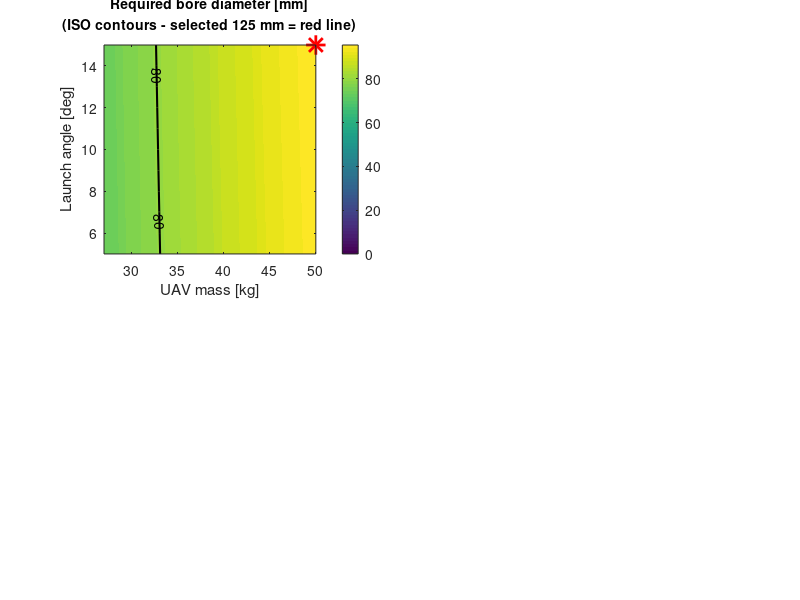

This figure's MATLAB source: (Note: this script raises an error after producing the figure.)
%% ==========================================================================
%  ROCKET GLIDER UAV - PNEUMATIC LAUNCHER SIZING
%  2D parametric sweep: launch angle (5-15 deg) x UAV mass (empty -> MTOW)
%
%  Specs: 7 ft span, 4.67 ft^2 wing area, 7.5 ft length, 110 lb MTOW,
%  40 lb payload, 90 KTAS cruise, rocket-glider launch off a pneumatic
%  rail, 15 g max accel, accumulator sized for 3 launches before recharge.
%
%  Sections:
%   1  Unit conversions + spec inputs
%   2  Launch speed (stall speed method)
%   3  Design assumptions (A1-A10)
%   4  Standard catalogue sizes (ISO 6431, EN 286-1)
%   5  Rail length sizing
%   6  2D parametric sweep (angle x mass)
%   7  Worst-case extraction
%   8  Snap to standard sizes
%   9  Bore escalation + envelope coverage check
%   10 Cylinder & piston dimensions
%   11 Accumulator sizing
%   12 Rod buckling check (Euler)
%   13 Mechanical advantage bracket (MA=1 vs MA=2)
%   14 Pressure range summary
%   15 Market comparison
%   16 Contour plots
%   17 Bill of materials
% ==========================================================================

clear; clc; close all;

%% 1. UNIT CONVERSIONS AND SPEC INPUTS

ft_to_m   = 0.3048;
lb_to_kg  = 0.453592;
kts_to_ms = 0.514444;
ft2_to_m2 = 0.092903;

wing_span_m   = 7    * ft_to_m;
wing_area_m2  = 4.67 * ft2_to_m2;
length_m      = 7.5  * ft_to_m;
MTOW_kg       = 110  * lb_to_kg;
payload_kg    = 40   * lb_to_kg;
cruise_ktas   = 90;
cruise_ms     = cruise_ktas * kts_to_ms;
endurance_min = 1.6;
a_max_g       = 15;      % max launch acceleration [g]
n_launches    = 3;       % launches before recharge

g_grav    = 9.81;    % [m/s^2]
E_steel   = 200e9;   % [Pa] steel Young's modulus
rho_air   = 1.225;   % [kg/m^3] sea-level ISA
R_gas     = 287.05;  % [J/(kg K)]

fprintf('=================================================================\n');
fprintf(' ROCKET GLIDER UAV - PNEUMATIC LAUNCHER SIZING ANALYSIS\n');
fprintf('=================================================================\n\n');
fprintf('INPUT SPECIFICATIONS\n');
fprintf('  Wing span          : 7 ft    = %.3f m\n', wing_span_m);
fprintf('  Wing area          : 4.67 ft^2 = %.3f m^2\n', wing_area_m2);
fprintf('  Length             : 7.5 ft   = %.3f m\n', length_m);
fprintf('  MTOW               : 110 lb   = %.2f kg\n', MTOW_kg);
fprintf('  Payload            : 40 lb    = %.2f kg\n', payload_kg);
fprintf('  Cruise speed       : 90 KTAS  = %.1f m/s\n', cruise_ms);
fprintf('  Endurance          : %.1f min\n', endurance_min);
fprintf('  Launch method      : Solid propellant rocket + pneumatic rail\n');
fprintf('  Max acceleration   : %d g\n', a_max_g);
fprintf('  Launches/recharge  : %d\n\n', n_launches);

%% 2. LAUNCH SPEED ESTIMATION
%  V_stall = sqrt(2W / (rho*S*CLmax)); launch speed = 1.3 x V_stall (FAR-23 margin)

CL_max   = 1.4;
W_N      = MTOW_kg * g_grav;
V_stall  = sqrt(2 * W_N / (rho_air * wing_area_m2 * CL_max));
V_launch = 1.3 * V_stall;

fprintf('=================================================================\n');
fprintf(' SECTION 2 - LAUNCH SPEED\n');
fprintf('=================================================================\n');
fprintf('  CL_max assumed     : %.1f\n', CL_max);
fprintf('  Stall speed (MTOW) : %.2f m/s  (%.1f kt)\n', V_stall, V_stall/kts_to_ms);
fprintf('  Launch speed (1.3x Vs): %.2f m/s  (%.1f kt)\n\n', V_launch, V_launch/kts_to_ms);

%% 3. DESIGN ASSUMPTIONS
%  A1  Carriage mass 6 kg           - slim Al sled sized for this airframe
%  A2  Friction mu = 0.05           - PTFE pads on hardened steel rail
%  A3  Transmission efficiency 0.85 - seal/cable/hose losses
%  A4  Mechanical advantage 2:1     - halves piston stroke, doubles force
%  A5  Effective stroke = 70% rail  - remainder reserved for hold-down/end-stop
%  A6  Force FoS = 1.5              - ISO 4414
%  A7  Pressure FoS = 1.25          - max working = rated/FoS
%  A8  30% pressure drop over stroke
%  A9  Cold correction at -20 C vs 25 C reference (ideal gas law)
%  A10 Max system pressure = 10 bar

m_carriage       = 6.0;
mu               = 0.05;
eta              = 0.85;
MA               = 2;
stroke_frac      = 0.70;
FoS_force        = 1.5;
FoS_pressure     = 1.25;
P_drop_factor    = 0.70;
T_op_min_K       = -20 + 273.15;
T_ref_K          = 25  + 273.15;
T_vol_correction = T_op_min_K / T_ref_K;
P_max_rated      = 10e5;   % [Pa]
P_min_op         = 1.5e5;  % [Pa]

fprintf('=================================================================\n');
fprintf(' SECTION 3 - ASSUMPTIONS\n');
fprintf('=================================================================\n');
fprintf('  A1  Carriage mass         : %.0f kg\n',   m_carriage);
fprintf('  A2  Friction coeff mu     : %.2f\n',       mu);
fprintf('  A3  Trans. efficiency eta : %.2f\n',       eta);
fprintf('  A4  Mech. advantage MA    : %d:1\n',       MA);
fprintf('  A5  Effective stroke frac : %.0f%%\n',     stroke_frac*100);
fprintf('  A6  Force FoS             : %.1f\n',       FoS_force);
fprintf('  A7  Pressure FoS          : %.2f\n',       FoS_pressure);
fprintf('  A8  Pressure drop factor  : %.0f%% drop\n', (1-P_drop_factor)*100);
fprintf('  A9  Temp correction       : %.4f  (T=%d C / T=%d C)\n', ...
        T_vol_correction, round(T_op_min_K-273.15), round(T_ref_K-273.15));
fprintf('  A10 Max rated pressure    : %.0f bar\n\n', P_max_rated/1e5);

%% 4. STANDARD CATALOGUE SIZES

ISO_bores_mm   = [32, 40, 50, 63, 80, 100, 125, 160, 200, 250, 320];
ISO_rods_mm    = [12, 16, 20, 25, 32,  36,  50,  63,  80, 100, 125];
ISO_strokes_mm = [100, 125, 160, 200, 250, 320, 400, 500, 630, ...
                  800, 1000, 1250, 1600, 2000];
STD_rail_m     = [2.0, 2.5, 3.0, 3.5, 4.0, 4.5, 5.0, 6.0, ...
                  7.0, 8.0, 9.0, 10.0, 11.0, 12.0];
STD_accum_L    = [1, 2, 4, 6, 8, 10, 12, 16, 20, 25, 30, 40, 50, ...
                  60, 80, 100, 150, 200, 250, 300, 400, 500, ...
                  600, 800, 1000];

fprintf('=================================================================\n');
fprintf(' SECTION 4 - STANDARD CATALOGUE SIZES\n');
fprintf('=================================================================\n');
fprintf('  ISO 6431 bores  [mm]: '); fprintf('%d ', ISO_bores_mm);   fprintf('\n');
fprintf('  ISO 6431 rods   [mm]: '); fprintf('%d ', ISO_rods_mm);    fprintf('\n');
fprintf('  ISO 6431 strokes[mm]: '); fprintf('%d ', ISO_strokes_mm); fprintf('\n');
fprintf('  Rail lengths    [m] : '); fprintf('%.1f ', STD_rail_m);   fprintf('\n');
fprintf('  Accum. sizes    [L] : '); fprintf('%d ', STD_accum_L);    fprintf('\n\n');

%% 5. RAIL LENGTH SIZING
%  v^2 = 2*a*s -> s_min = V_launch^2 / (2*a_max); rail = s_min / stroke_frac,
%  snapped up to nearest standard rail length.

a_max_SI   = a_max_g * g_grav;
L_eff_min  = V_launch^2 / (2 * a_max_SI);
L_rail_min = L_eff_min / stroke_frac;

idx_rail = find(STD_rail_m >= L_rail_min, 1, 'first');
if isempty(idx_rail)
    idx_rail = length(STD_rail_m);
    warning('Rail length exceeds catalogue maximum - using %.1f m', STD_rail_m(end));
end
L_total_rail = STD_rail_m(idx_rail);
L_eff        = stroke_frac * L_total_rail;

a_actual_SI  = V_launch^2 / (2 * L_eff);
a_actual_g   = a_actual_SI / g_grav;

L_piston    = L_eff / MA;
L_piston_mm = L_piston * 1000;

fprintf('=================================================================\n');
fprintf(' SECTION 5 - RAIL LENGTH SIZING\n');
fprintf('=================================================================\n');
fprintf('  Min effective stroke    : %.3f m  (at exactly %d g)\n', L_eff_min, a_max_g);
fprintf('  Min total rail needed   : %.3f m\n', L_rail_min);
fprintf('  -> Selected rail length : %.1f m  (standard)\n', L_total_rail);
fprintf('  Effective accel stroke  : %.3f m\n', L_eff);
if a_actual_g <= a_max_g
    fprintf('  Actual peak accel       : %.2f g  (<= %d g limit CHECK)\n\n', a_actual_g, a_max_g);
else
    fprintf('  WARNING: accel = %.2f g  > %d g LIMIT X\n\n', a_actual_g, a_max_g);
end
fprintf('  Raw piston stroke (L_eff/MA): %.1f mm\n\n', L_piston_mm);

%% 6. 2D PARAMETRIC SWEEP (launch angle x UAV mass)
%  Empty weight ~= MTOW - payload - 10% MTOW propellant, floored at 20 kg.
%  For each (angle, mass): piston force, raw bore, kinetic energy,
%  accumulator volume.

m_empty_est = MTOW_kg - payload_kg - 0.10 * MTOW_kg;
m_empty_est = max(m_empty_est, 20.0);
m_min_sweep = round(m_empty_est);
m_max_sweep = round(MTOW_kg);

theta_vec = 5 : 1 : 15;
mass_vec  = m_min_sweep : 1 : m_max_sweep;
n_theta   = length(theta_vec);
n_mass    = length(mass_vec);

bore_matrix     = zeros(n_theta, n_mass);
F_piston_matrix = zeros(n_theta, n_mass);
KE_matrix       = zeros(n_theta, n_mass);
V_acc_matrix    = zeros(n_theta, n_mass);
accel_g_matrix  = zeros(n_theta, n_mass);

thermo_eff = 0.90;                    % expansion (thermodynamic) efficiency
ln_ratio   = log(1 / P_drop_factor);  % isothermal expansion term

fprintf('=================================================================\n');
fprintf(' SECTION 6 - 2D PARAMETRIC SWEEP\n');
fprintf('=================================================================\n');
fprintf('  Angle sweep  : %d to %d deg  (%d values)\n', ...
        theta_vec(1), theta_vec(end), n_theta);
fprintf('  Mass sweep   : %d kg to %d kg  (%d values)\n', ...
        mass_vec(1), mass_vec(end), n_mass);
fprintf('  Combinations : %d\n\n', n_theta * n_mass);

for i = 1 : n_theta
    theta_rad = deg2rad(theta_vec(i));

    for j = 1 : n_mass
        m_uav   = mass_vec(j);
        m_total = m_uav + m_carriage;

        % Required acceleration to reach V_launch over the effective stroke
        a_req = V_launch^2 / (2 * L_eff);
        accel_g_matrix(i,j) = a_req / g_grav;

        % Force balance: inertia + gravity component + friction
        F_inertia  = m_total * a_req;
        F_gravity  = m_total * g_grav * sin(theta_rad);
        F_friction = mu * m_total * g_grav * cos(theta_rad);
        F_total    = F_inertia + F_gravity + F_friction;

        % Structural FoS, then back out piston force through MA and eta
        F_design   = F_total * FoS_force;
        F_piston   = F_design / (MA * eta);
        F_piston_matrix(i,j) = F_piston;

        % Kinetic energy imparted (angle-independent)
        KE = 0.5 * m_total * V_launch^2;
        KE_matrix(i,j) = KE;

        % Raw bore from F = P*A
        A_min = F_piston / P_max_rated;
        D_raw = sqrt(4 * A_min / pi) * 1000;
        bore_matrix(i,j) = D_raw;

        % Accumulator volume: isothermal expansion, cold-corrected
        E_needed = KE / (eta * thermo_eff);
        V_raw    = E_needed / (P_max_rated * ln_ratio);
        V_raw_L  = V_raw * 1000;
        V_cold   = V_raw_L / T_vol_correction;
        V_acc_matrix(i,j) = V_cold;
    end
end

fprintf('  Sweep complete.\n\n');

%% 7. WORST-CASE EXTRACTION

[WC_bore_raw, idx_bore_flat] = max(bore_matrix(:));
[WC_bore_i, WC_bore_j]       = ind2sub(size(bore_matrix), idx_bore_flat);
WC_bore_angle = theta_vec(WC_bore_i);
WC_bore_mass  = mass_vec(WC_bore_j);

[WC_vacc, idx_vacc_flat] = max(V_acc_matrix(:));
[WC_vacc_i, WC_vacc_j]   = ind2sub(size(V_acc_matrix), idx_vacc_flat);
WC_vacc_angle = theta_vec(WC_vacc_i);
WC_vacc_mass  = mass_vec(WC_vacc_j);

[WC_Fpiston, idx_F_flat] = max(F_piston_matrix(:));
[WC_F_i, WC_F_j]         = ind2sub(size(F_piston_matrix), idx_F_flat);
WC_F_angle = theta_vec(WC_F_i);
WC_F_mass  = mass_vec(WC_F_j);

WC_KE = max(KE_matrix(:));

fprintf('=================================================================\n');
fprintf(' SECTION 7 - WORST-CASE VALUES ACROSS FULL ENVELOPE\n');
fprintf('=================================================================\n');
fprintf('  Worst bore demand   : %.2f mm   at angle=%.0f deg, mass=%.0f kg\n', ...
        WC_bore_raw, WC_bore_angle, WC_bore_mass);
fprintf('  Worst piston force  : %.0f N     at angle=%.0f deg, mass=%.0f kg\n', ...
        WC_Fpiston, WC_F_angle, WC_F_mass);
fprintf('  Worst accum vol (1x): %.2f L    at angle=%.0f deg, mass=%.0f kg\n', ...
        WC_vacc, WC_vacc_angle, WC_vacc_mass);
fprintf('  Worst KE            : %.0f J\n\n', WC_KE);

%% 8. SNAP TO STANDARD SIZES

idx_bore_std = find(ISO_bores_mm >= WC_bore_raw, 1, 'first');
if isempty(idx_bore_std), idx_bore_std = length(ISO_bores_mm); end
std_bore_mm  = ISO_bores_mm(idx_bore_std);
std_rod_mm   = ISO_rods_mm(idx_bore_std);

stroke_is_custom = (L_piston_mm > ISO_strokes_mm(end));
if stroke_is_custom
    std_stroke_mm = ceil(L_piston_mm / 100) * 100;   % round to nearest 100 mm
    stroke_note   = '(CUSTOM - above ISO catalogue max 2000 mm; special order required)';
else
    idx_stroke = find(ISO_strokes_mm >= L_piston_mm, 1, 'first');
    std_stroke_mm = ISO_strokes_mm(idx_stroke);
    stroke_note   = '(ISO 6431 catalogue size)';
end

idx_vacc1 = find(STD_accum_L >= WC_vacc, 1, 'first');
if isempty(idx_vacc1), idx_vacc1 = length(STD_accum_L); end
std_vessel_single_L = STD_accum_L(idx_vacc1);

V_acc_total_raw = WC_vacc * n_launches;
idx_vacc3 = find(STD_accum_L >= V_acc_total_raw, 1, 'first');
if isempty(idx_vacc3), idx_vacc3 = length(STD_accum_L); end
std_vessel_total_L = STD_accum_L(idx_vacc3);

fprintf('=================================================================\n');
fprintf(' SECTION 8 - SNAPPED TO STANDARD SIZES (initial)\n');
fprintf('=================================================================\n');
fprintf('  Raw bore   %.2f mm  -> ISO std bore  : %d mm\n',   WC_bore_raw, std_bore_mm);
fprintf('  Raw stroke %.1f mm  -> Std stroke    : %d mm  %s\n', L_piston_mm, std_stroke_mm, stroke_note);
fprintf('  Raw vol    %.2f L   -> Single vessel : %d L\n',   WC_vacc, std_vessel_single_L);
fprintf('  Raw x%d    %.2f L   -> 3-launch vessel: %d L\n\n', n_launches, V_acc_total_raw, std_vessel_total_L);

%% 9. BORE ESCALATION + ENVELOPE COVERAGE CHECK
%  Confirm the snapped bore covers every grid point at <= rated/FoS pressure;
%  escalate bore size if not.

P_work_max = P_max_rated / FoS_pressure;

for i_esc = idx_bore_std : length(ISO_bores_mm)
    std_bore_mm   = ISO_bores_mm(i_esc);
    std_rod_mm    = ISO_rods_mm(i_esc);
    A_std_bore    = pi/4 * (std_bore_mm/1000)^2;
    P_work_actual = WC_Fpiston / A_std_bore;
    F_available   = P_work_max * A_std_bore;
    coverage_matrix = (F_piston_matrix <= F_available);
    all_covered     = all(coverage_matrix(:));
    if all_covered
        break
    end
end

n_uncovered = sum(~coverage_matrix(:));

fprintf('=================================================================\n');
fprintf(' SECTION 9 - ENVELOPE COVERAGE CHECK\n');
fprintf('=================================================================\n');
fprintf('  Selected bore area  : %.6f m^2  (D = %d mm)\n', A_std_bore, std_bore_mm);
fprintf('  Working pressure    : %.2f bar  (at std bore)\n', P_work_actual/1e5);
fprintf('  Max allowable work P: %.2f bar  (%d bar / FoS %.2f)\n', ...
        P_work_max/1e5, round(P_max_rated/1e5), FoS_pressure);
fprintf('  Max force available : %.0f N\n', F_available);
fprintf('  Max force required  : %.0f N\n', WC_Fpiston);
if all_covered
    fprintf('  Coverage status     : ALL %d grid points COVERED CHECK\n\n', n_theta*n_mass);
else
    fprintf('  Coverage status     : %d points NOT COVERED X\n\n', n_uncovered);
end

%% 10. CYLINDER AND PISTON PHYSICAL DIMENSIONS
%  Wall thickness from thin-wall pressure vessel formula, t = P*D/(2*S_allow),
%  S_allow = sigma_yield/3 (ASME) with mild steel sigma_yield = 250 MPa.

S_allow      = 250e6 / 3.0;
cyl_wall_mm  = (P_max_rated * std_bore_mm/1000) / (2 * S_allow) * 1000;
cyl_OD_mm    = std_bore_mm + 2 * cyl_wall_mm;

cyl_gland_mm   = 1.5 * std_bore_mm;
cyl_endcap_mm  = 1.0 * std_bore_mm;
cyl_total_mm   = std_stroke_mm + cyl_gland_mm + cyl_endcap_mm;

piston_OD_mm    = std_bore_mm - 0.05;   % 0.05 mm clearance
piston_thick_mm = 0.4 * std_bore_mm;    % rule of thumb

fprintf('=================================================================\n');
fprintf(' SECTION 10 - CYLINDER & PISTON DIMENSIONS\n');
fprintf('=================================================================\n');
fprintf('  CYLINDER (ISO 6431)\n');
fprintf('  %-30s %d mm\n',   'Bore (ID):',         std_bore_mm);
fprintf('  %-30s %.1f mm\n', 'Wall thickness:',     cyl_wall_mm);
fprintf('  %-30s %.1f mm\n', 'Outer diameter (OD):', cyl_OD_mm);
fprintf('  %-30s %.0f mm\n', 'Total body length:',  cyl_total_mm);
fprintf('     Stroke             : %d mm\n',         std_stroke_mm);
fprintf('     Gland / rod seal   : %.0f mm\n',       cyl_gland_mm);
fprintf('     End cap allowance  : %.0f mm\n\n',     cyl_endcap_mm);
fprintf('  PISTON\n');
fprintf('  %-30s %.2f mm\n', 'Piston OD:',          piston_OD_mm);
fprintf('  %-30s %.1f mm\n', 'Piston thickness:',   piston_thick_mm);
fprintf('  %-30s %d mm\n',   'Rod diameter:',        std_rod_mm);
fprintf('  %-30s %d mm\n\n', 'Rod length (= stroke):', std_stroke_mm);

%% 11. ACCUMULATOR SIZING (3 launches before recharge)
%  Cylindrical vessel, L/D = 3: V = (3*pi/4)*D^3 -> D = (4V/(3*pi))^(1/3)

AR_vessel       = 3.0;
V_total_m3      = std_vessel_total_L / 1000;
D_vessel_m      = (4 * V_total_m3 / (pi * AR_vessel))^(1/3);
D_vessel_mm     = D_vessel_m * 1000;
L_vessel_mm     = AR_vessel * D_vessel_mm;
vessel_wall_mm  = (P_max_rated * D_vessel_m) / (2 * S_allow) * 1000;
vessel_OD_mm    = D_vessel_mm + 2 * vessel_wall_mm;

fprintf('=================================================================\n');
fprintf(' SECTION 11 - ACCUMULATOR SIZING (%d launches)\n', n_launches);
fprintf('=================================================================\n');
fprintf('  Volume per launch (raw)    : %.2f L\n',  WC_vacc);
fprintf('  Std vessel (1 launch)      : %d L\n',    std_vessel_single_L);
fprintf('  Volume for %d launches (raw): %.2f L\n', n_launches, V_acc_total_raw);
fprintf('  --> Std vessel selected    : %d L\n\n',  std_vessel_total_L);
fprintf('  ACCUMULATOR GEOMETRY (cylindrical, L/D = %.0f)\n', AR_vessel);
fprintf('  %-30s %.1f mm\n', 'Internal diameter:',  D_vessel_mm);
fprintf('  %-30s %.1f mm\n', 'Internal length:',    L_vessel_mm);
fprintf('  %-30s %.1f mm\n', 'Wall thickness:',     vessel_wall_mm);
fprintf('  %-30s %.1f mm\n\n', 'Outer diameter (OD):', vessel_OD_mm);

%% 12. ROD BUCKLING CHECK (Euler pin-pin column)
%  F_cr = pi^2 * E * I / L^2, target FoS_buckling > 4.0

d_rod_m  = std_rod_mm / 1000;
I_rod    = pi * d_rod_m^4 / 64;
L_rod    = std_stroke_mm / 1000;
F_cr     = (pi^2 * E_steel * I_rod) / L_rod^2;
FoS_buck = F_cr / WC_Fpiston;

fprintf('=================================================================\n');
fprintf(' SECTION 12 - ROD BUCKLING CHECK\n');
fprintf('=================================================================\n');
fprintf('  Rod diameter           : %d mm\n',   std_rod_mm);
fprintf('  Rod length (= stroke)  : %d mm\n',   std_stroke_mm);
fprintf('  Second moment I        : %.4e m^4\n', I_rod);
fprintf('  Euler critical load    : %.0f N\n',  F_cr);
fprintf('  Working piston force   : %.0f N\n',  WC_Fpiston);
fprintf('  Buckling FoS           : %.1f  ',    FoS_buck);
if FoS_buck > 4.0
    fprintf('CHECK (target > 4.0)\n\n');
else
    fprintf('X WARNING: below 4.0 - consider larger rod or shorter stroke\n\n');
end

%% 13. MECHANICAL ADVANTAGE BRACKET (MA=1 vs MA=2)

fprintf('=================================================================\n');
fprintf(' SECTION 13 - MECHANICAL ADVANTAGE BRACKET\n');
fprintf('=================================================================\n');
fprintf('%-6s %-16s %-14s %-14s %-22s\n', ...
        'MA', 'Piston F [N]', 'Raw bore [mm]', 'Std bore [mm]', 'Stroke');
fprintf('%s\n', repmat('-', 1, 74));

WC_F_total = WC_Fpiston * MA * eta;   % total carriage force, back-calculated

for MA_test = [1, 2]
    F_pis_test  = WC_F_total / (MA_test * eta);
    A_test      = F_pis_test / P_max_rated;
    D_test_mm   = sqrt(4 * A_test / pi) * 1000;

    idx_tb = find(ISO_bores_mm >= D_test_mm, 1, 'first');
    if isempty(idx_tb), idx_tb = length(ISO_bores_mm); end
    std_bore_MA = ISO_bores_mm(idx_tb);

    stroke_test_mm = (L_eff / MA_test) * 1000;
    if stroke_test_mm > ISO_strokes_mm(end)
        stroke_str = sprintf('%.0f mm (CUSTOM, > ISO max 2000)', stroke_test_mm);
    elseif any(ISO_strokes_mm == round(stroke_test_mm))
        stroke_str = sprintf('%d mm (standard ISO)', round(stroke_test_mm));
    else
        idx_sc = find(ISO_strokes_mm >= stroke_test_mm, 1, 'first');
        stroke_str = sprintf('%d mm (snap-up from %.0f)', ISO_strokes_mm(idx_sc), stroke_test_mm);
    end

    fprintf('%-6d %-16.0f %-14.1f %-14d %-22s\n', ...
            MA_test, F_pis_test, D_test_mm, std_bore_MA, stroke_str);
end
fprintf('\n');
fprintf('Note: MA=%d used for final sizing. Stroke = %.0f mm - %s\n\n', ...
        MA, L_piston_mm, stroke_note);

%% 14. PRESSURE RANGE SUMMARY

P_op_range_min = P_min_op;
P_op_range_max = P_work_max;
P_rated        = P_max_rated;

fprintf('=================================================================\n');
fprintf(' SECTION 14 - PRESSURE RANGE\n');
fprintf('=================================================================\n');
fprintf('  Minimum operating    : %.1f bar  (seal/valve breakout)\n', P_op_range_min/1e5);
fprintf('  Working (std bore)   : %.2f bar\n',  P_work_actual/1e5);
fprintf('  Maximum working      : %.1f bar  (rated %.0f bar / FoS %.2f)\n', ...
        P_op_range_max/1e5, P_rated/1e5, FoS_pressure);
fprintf('  Rated maximum        : %.0f bar\n\n', P_rated/1e5);

%% 15. MARKET COMPARISON

fprintf('=================================================================\n');
fprintf(' SECTION 15 - MARKET COMPARISON\n');
fprintf('=================================================================\n');
fprintf('\n  CYLINDERS (ISO 6431)\n');
fprintf('  Required: Bore %d mm / Rod %d mm / Stroke %d mm / >= %.1f bar\n\n', ...
        std_bore_mm, std_rod_mm, std_stroke_mm, P_work_actual/1e5);
fprintf('  %-18s %-30s %-10s %-22s %-10s %s\n', ...
        'Manufacturer','Part Number','Max P','Temp Rating','Standard','Note');
fprintf('  %s\n', repmat('-', 1, 100));
fprintf('  %-18s %-30s %-10s %-22s %-10s %s\n', ...
        'Parker Hannifin', ...
        sprintf('P1D-S0%dMS%d', std_bore_mm, std_stroke_mm), ...
        '16 bar','-40C (Viton seal)','ISO 6431','Best choice');
fprintf('  %-18s %-30s %-10s %-22s %-10s %s\n', ...
        'Bosch Rexroth', ...
        sprintf('CDL1MP5/%03dA%d', std_bore_mm, std_stroke_mm), ...
        '16 bar','-40C (HNBR opt.)','ISO 6431','Best choice');
fprintf('  %-18s %-30s %-10s %-22s %-10s %s\n', ...
        'Festo', ...
        sprintf('DNC-%d-%d-PPV-A', std_bore_mm, std_stroke_mm), ...
        '12 bar','Low-temp kit req.','ISO 6431','Check stroke avail.');
fprintf('  %-18s %-30s %-10s %-22s %-10s %s\n', ...
        'SMC', ...
        sprintf('C95SDB%03d-%d', std_bore_mm, std_stroke_mm), ...
        '10 bar','Marginal -15C','ISO 6431','Check P-rating');
fprintf('  %-18s %-30s %-10s %-22s %-10s %s\n', ...
        'PHD Inc.', ...
        sprintf('AV%dx%d', std_bore_mm, std_stroke_mm), ...
        '14 bar','-29C std.','NFPA/ISO','Available');

if stroke_is_custom
    fprintf('\n  *** STROKE %d mm exceeds ISO catalogue max (2000 mm). ***\n', std_stroke_mm);
    fprintf('  *** Parker and Bosch Rexroth both offer custom long-stroke cylinders. ***\n');
    fprintf('  *** Alternatively, increase MA to 4:1 to halve stroke to ~%.0f mm. ***\n\n', L_piston_mm/2);
end

fprintf('\n  ACCUMULATORS / PRESSURE VESSELS  (%d L, %.0f bar)\n\n', ...
        std_vessel_total_L, P_rated/1e5);
fprintf('  %-18s %-32s %-10s %-28s %-16s %s\n', ...
        'Manufacturer','Part Number','Volume','Pressure','Standard','Notes');
fprintf('  %s\n', repmat('-', 1, 115));
fprintf('  %-18s %-32s %-10s %-28s %-16s %s\n', ...
        'Hydac', ...
        sprintf('SBO%d-1E1/112U-330A', std_vessel_total_L), ...
        sprintf('%d L', std_vessel_total_L), ...
        '330 bar rated / 10 bar working','EN 14359','Bladder, fast discharge');
fprintf('  %-18s %-32s %-10s %-28s %-16s %s\n', ...
        'Parker', ...
        sprintf('ACCA%d', std_vessel_total_L), ...
        sprintf('%d L', std_vessel_total_L), ...
        '350 bar rated / 10 bar working','PED 2014/68/EU','Piston, low-temp');
fprintf('  %-18s %-32s %-10s %-28s %-16s %s\n', ...
        'Bosch Rexroth', ...
        sprintf('HAB%d', std_vessel_total_L), ...
        sprintf('%d L', std_vessel_total_L), ...
        '350 bar rated / 10 bar working','EN 286-1','Diaphragm type');
fprintf('  %-18s %-32s %-10s %-28s %-16s %s\n', ...
        'Festo', ...
        sprintf('CRVZS-%d', std_vessel_total_L), ...
        sprintf('%d L', std_vessel_total_L), ...
        '16 bar rated','PED CE','Pneumatic buffer vessel');
fprintf('  %-18s %-32s %-10s %-28s %-16s %s\n', ...
        'Generic EN 286-1', ...
        sprintf('PV-%dL-10B', std_vessel_total_L), ...
        sprintf('%d L', std_vessel_total_L), ...
        '10 bar working (exact match)','EN 286-1','Preferred, cost-effective');
fprintf('\n');

%% 16. CONTOUR PLOTS
%  Plot 1: bore diameter [mm]   Plot 2: piston force [N]
%  Plot 3: accumulator volume [L]   Plot 4: kinetic energy [J]
%  Red star = worst-case design point.

figure('Name', 'Rocket Glider Launcher - 2D Parametric Sweep', ...
       'Position', [80, 80, 1280, 900]);

subplot(2, 2, 1);
contourf(mass_vec, theta_vec, bore_matrix, 25, 'LineColor', 'none');
colorbar;
hold on;
contour(mass_vec, theta_vec, bore_matrix, ISO_bores_mm, ...
        'LineColor', 'k', 'LineWidth', 1.5, 'ShowText', 'on');
plot(WC_bore_mass, WC_bore_angle, 'r*', 'MarkerSize', 14, 'LineWidth', 2);
contour(mass_vec, theta_vec, bore_matrix, [std_bore_mm std_bore_mm], ...
        'LineColor', 'r', 'LineWidth', 2.0);
xlabel('UAV mass [kg]', 'FontSize', 11);
ylabel('Launch angle [deg]', 'FontSize', 11);
title(sprintf('Required bore diameter [mm]\n(ISO contours - selected %d mm = red line)', std_bore_mm), ...
      'FontSize', 10);
colormap(subplot(2,2,1), parula);
grid on;

subplot(2, 2, 2);
contourf(mass_vec, theta_vec, F_piston_matrix/1000, 25, 'LineColor', 'none');
colorbar;
hold on;
plot(WC_F_mass, WC_F_angle, 'r*', 'MarkerSize', 14, 'LineWidth', 2);
xlabel('UAV mass [kg]', 'FontSize', 11);
ylabel('Launch angle [deg]', 'FontSize', 11);
title(sprintf('Piston force required [kN]\n(worst case = red star, F_{max} = %.1f kN)', WC_Fpiston/1000), ...
      'FontSize', 10);
colormap(subplot(2,2,2), hot);
grid on;

subplot(2, 2, 3);
contourf(mass_vec, theta_vec, V_acc_matrix, 25, 'LineColor', 'none');
colorbar;
hold on;
accum_contour_levels = [50, 100, 150, 200, 250, 300, 400, 500];
valid_levels = accum_contour_levels(accum_contour_levels <= max(V_acc_matrix(:)));
if ~isempty(valid_levels)
    contour(mass_vec, theta_vec, V_acc_matrix, valid_levels, ...
            'LineColor', 'k', 'LineWidth', 1.5, 'ShowText', 'on');
end
plot(WC_vacc_mass, WC_vacc_angle, 'r*', 'MarkerSize', 14, 'LineWidth', 2);
xlabel('UAV mass [kg]', 'FontSize', 11);
ylabel('Launch angle [deg]', 'FontSize', 11);
title(sprintf('Accumulator vol per launch [L]\n(worst case %.0f L -> std vessel %d L)', ...
      WC_vacc, std_vessel_single_L), 'FontSize', 10);
colormap(subplot(2,2,3), cool);
grid on;

subplot(2, 2, 4);
contourf(mass_vec, theta_vec, KE_matrix/1000, 25, 'LineColor', 'none');
colorbar;
hold on;
contour(mass_vec, theta_vec, KE_matrix/1000, 6, ...
        'LineColor', 'k', 'LineWidth', 1.0, 'ShowText', 'on');
xlabel('UAV mass [kg]', 'FontSize', 11);
ylabel('Launch angle [deg]', 'FontSize', 11);
title(sprintf('Kinetic energy [kJ]\n(angle-independent - contours are vertical)'), ...
      'FontSize', 10);
colormap(subplot(2,2,4), jet);
grid on;

sgtitle(sprintf('Rocket Glider UAV - 2D Parametric Sweep  |  Rail %.1f m  |  Bore %d mm  |  %d-%d deg', ...
        L_total_rail, std_bore_mm, theta_vec(1), theta_vec(end)), ...
        'FontSize', 13, 'FontWeight', 'bold');

%% FILE EXPORT
%  Timestamped exports so repeated runs don't overwrite each other:
%  PNG plots, full grid results (CSV), worst-case summary (CSV), text report.

output_dir  = './output';
figures_dir = fullfile(output_dir, 'figures');
tables_dir  = fullfile(output_dir, 'tables');
reports_dir = fullfile(output_dir, 'reports');

for d = {output_dir, figures_dir, tables_dir, reports_dir}
    if ~isfolder(d{1}), mkdir(d{1}); end
end

timestamp     = datetime('now', 'Format', 'yyyy-MM-dd_HHmmss');
timestamp_str = string(timestamp);

fprintf('=================================================================\n');
fprintf(' SAVING RESULTS TO FILES\n');
fprintf('=================================================================\n\n');

% Plots
fig_filename = fullfile(figures_dir, sprintf('RocketGlider_Sweep_Plots_%s.png', timestamp_str));
saveas(gcf, fig_filename, 'png');
fprintf('  Contour plots saved to:\n    %s\n\n', fig_filename);

% Full results grid (one row per angle/mass combination)
csv_filename = fullfile(tables_dir, sprintf('component_sizing_results_%s.csv', timestamp_str));
results_table = table(...
    repmat(theta_vec', length(mass_vec), 1), ...
    repelem(mass_vec', length(theta_vec)), ...
    bore_matrix(:), ...
    F_piston_matrix(:), ...
    V_acc_matrix(:), ...
    KE_matrix(:), ...
    accel_g_matrix(:), ...
    'VariableNames', {'Angle_deg', 'Mass_kg', 'Bore_mm', 'Force_N', 'Volume_L', 'KE_J', 'Accel_g'});
writetable(results_table, csv_filename);
fprintf('  Full results (%d grid points) saved to:\n    %s\n\n', ...
        length(bore_matrix(:)), csv_filename);

% Worst-case summary
summary_csv_filename = fullfile(tables_dir, sprintf('worst_case_summary_%s.csv', timestamp_str));
summary_table = table(...
    {'Bore'; 'Force'; 'Accumulator'; 'Kinetic Energy'}, ...
    [WC_bore_raw; WC_Fpiston; WC_vacc; WC_KE], ...
    {'mm'; 'N'; 'L'; 'J'}, ...
    [WC_bore_mass; WC_F_mass; WC_vacc_mass; WC_vacc_mass], ...
    [WC_bore_angle; WC_F_angle; WC_vacc_angle; WC_vacc_angle], ...
    'VariableNames', {'Parameter', 'Value', 'Unit', 'At_Mass_kg', 'At_Angle_deg'});
writetable(summary_table, summary_csv_filename);
fprintf('  Worst-case summary saved to:\n    %s\n\n', summary_csv_filename);

% Human-readable analysis report
summary_txt_filename = fullfile(reports_dir, sprintf('analysis_summary_%s.txt', timestamp_str));
fid = fopen(summary_txt_filename, 'w');
fprintf(fid, '=================================================================\n');
fprintf(fid, ' PARAMETRIC SWEEP ANALYSIS SUMMARY\n');
fprintf(fid, '=================================================================\n\n');
fprintf(fid, 'Analysis timestamp: %s\n', timestamp);
fprintf(fid, 'Total grid points: %d (%d angles x %d masses)\n\n', ...
        n_theta*n_mass, n_theta, n_mass);
fprintf(fid, 'WORST-CASE DESIGN POINTS:\n');
fprintf(fid, '  Bore demand:        %.2f mm at %.0f kg @ %.0f deg\n', WC_bore_raw, WC_bore_mass, WC_bore_angle);
fprintf(fid, '  Force requirement:  %.0f N at %.0f kg @ %.0f deg\n', WC_Fpiston, WC_F_mass, WC_F_angle);
fprintf(fid, '  Accumulator volume: %.0f L at %.0f kg @ %.0f deg\n', WC_vacc, WC_vacc_mass, WC_vacc_angle);
fprintf(fid, '  Kinetic energy:     %.0f J at %.0f kg @ %.0f deg\n\n', WC_KE, WC_vacc_mass, WC_vacc_angle);
fprintf(fid, 'COMPONENT SIZING (ISO STANDARD):\n');
fprintf(fid, '  Bore: %d mm (calculated %.2f mm)\n', std_bore_mm, WC_bore_raw);
fprintf(fid, '  Stroke: %d mm (calculated %.0f mm)\n', std_stroke_mm, L_piston_mm);
fprintf(fid, '  Accumulator: %d L (calculated %.0f L)\n', std_vessel_total_L, WC_vacc);
fprintf(fid, '  Working pressure: %.2f bar (max allowable %.1f bar)\n\n', ...
        P_work_actual/1e5, P_op_range_max/1e5);
fprintf(fid, 'VERIFICATION:\n');
fprintf(fid, '  Envelope coverage: %d/%d grid points covered\n', n_theta*n_mass - n_uncovered, n_theta*n_mass);
fprintf(fid, '  Buckling FoS: %.1f (target > 4.0)\n', FoS_buck);
fprintf(fid, '  Pressure FoS: %.2f (applied)\n', FoS_pressure);
fprintf(fid, '  Force FoS: %.1f (applied)\n\n', FoS_force);
fprintf(fid, 'RECOMMENDED COMPONENTS:\n');
fprintf(fid, '  Cylinder: Parker P1D-S0%dMS%d or Bosch Rexroth CDL1MP5/%03dA%d\n', ...
        std_bore_mm, std_stroke_mm, std_bore_mm, std_stroke_mm);
fprintf(fid, '  Accumulator: EN 286-1 standard %d L @ 10 bar (or Hydac SBO%d)\n\n', ...
        std_vessel_total_L, std_vessel_total_L);
fprintf(fid, '=================================================================\n');
fclose(fid);
fprintf('  Analysis summary saved to:\n    %s\n\n', summary_txt_filename);

fprintf('=================================================================\n');
fprintf(' FILE EXPORT COMPLETE\n');
fprintf('=================================================================\n\n');

%% 17. FINAL BILL OF MATERIALS

fprintf('=================================================================\n');
fprintf(' FINAL BILL OF MATERIALS\n');
fprintf(' Rocket Glider UAV Pneumatic Launcher\n');
fprintf('=================================================================\n\n');

fprintf('  GEOMETRY\n');
fprintf('  %-38s %.0f mm  (%.1f m)\n', 'Total rail length:', ...
        L_total_rail*1000, L_total_rail);
fprintf('  %-38s %.0f mm  (%.2f m)\n', 'Effective acceleration stroke:', ...
        L_eff*1000, L_eff);
fprintf('  %-38s %.2f g\n\n', 'Actual peak acceleration:', a_actual_g);

fprintf('  LAUNCH SPEED\n');
fprintf('  %-38s %.2f m/s  (%.1f kt)\n', 'Stall speed (at MTOW):', ...
        V_stall, V_stall/kts_to_ms);
fprintf('  %-38s %.2f m/s  (%.1f kt)\n\n', 'Launch speed (1.3 x Vs):', ...
        V_launch, V_launch/kts_to_ms);

fprintf('  PISTON CYLINDER  (ISO 6431)\n');
fprintf('  %-38s %d mm\n',  'Bore diameter (ID):',       std_bore_mm);
fprintf('  %-38s %.1f mm\n','Wall thickness:',             cyl_wall_mm);
fprintf('  %-38s %.1f mm\n','Outer diameter (OD):',        cyl_OD_mm);
fprintf('  %-38s %d mm\n',  'Rod diameter:',               std_rod_mm);
fprintf('  %-38s %d mm\n',  'Stroke:',                     std_stroke_mm);
fprintf('  %-38s %.0f mm\n','Total cylinder body length:', cyl_total_mm);
fprintf('  %-38s %.2f mm\n','Piston OD:',                  piston_OD_mm);
fprintf('  %-38s %.1f mm\n','Piston thickness:',           piston_thick_mm);
fprintf('  %-38s %d:1\n\n', 'Mechanical advantage:',       MA);

fprintf('  PRESSURE VESSEL  (EN 286-1)\n');
fprintf('  %-38s %d L  (for %d launches)\n', 'Accumulator volume:', ...
        std_vessel_total_L, n_launches);
fprintf('  %-38s %.1f mm\n','Internal diameter:',           D_vessel_mm);
fprintf('  %-38s %.1f mm\n','Internal length:',             L_vessel_mm);
fprintf('  %-38s %.1f mm\n','Wall thickness:',              vessel_wall_mm);
fprintf('  %-38s %.1f mm\n\n','Outer diameter (OD):',       vessel_OD_mm);

fprintf('  PRESSURE RANGE\n');
fprintf('  %-38s %.1f bar\n',  'Minimum operating:',      P_op_range_min/1e5);
fprintf('  %-38s %.2f bar\n',  'Working (worst case, std bore):', P_work_actual/1e5);
fprintf('  %-38s %.1f bar\n',  'Maximum working (rated/FoS):', P_op_range_max/1e5);
fprintf('  %-38s %.0f bar\n\n','Rated maximum:',           P_rated/1e5);

fprintf('  FACTORS OF SAFETY\n');
fprintf('  %-38s %.1f\n',  'Force FoS:',          FoS_force);
fprintf('  %-38s %.2f\n',  'Pressure FoS:',        FoS_pressure);
fprintf('  %-38s %.1f\n\n','Rod buckling FoS:',    FoS_buck);

fprintf('  WORST-CASE DESIGN POINTS\n');
fprintf('  %-38s %.0f kg at %.0f deg\n', 'Bore sizing governed by:', ...
        WC_bore_mass, WC_bore_angle);
fprintf('  %-38s %.0f kg at %.0f deg\n', 'Volume sizing governed by:', ...
        WC_vacc_mass, WC_vacc_angle);
fprintf('  %-38s %.0f kg at %.0f deg\n\n', 'Force sizing governed by:', ...
        WC_F_mass, WC_F_angle);

fprintf('  MARKET RECOMMENDATIONS\n');
fprintf('  Cylinder    : Parker P1D-S0%dMS%d  or  Bosch Rexroth CDL1MP5/%03dA%d\n', ...
        std_bore_mm, std_stroke_mm, std_bore_mm, std_stroke_mm);
if stroke_is_custom
    fprintf('  NOTE        : Stroke %d mm is a CUSTOM order (> ISO catalogue max 2000 mm)\n', std_stroke_mm);
end
fprintf('  Accumulator : EN 286-1 vessel %d L @ 10 bar  (or Hydac SBO%d)\n', ...
        std_vessel_total_L, std_vessel_total_L);
fprintf('\n');

fprintf('=================================================================\n');
fprintf(' ANALYSIS COMPLETE\n');
fprintf('=================================================================\n');
